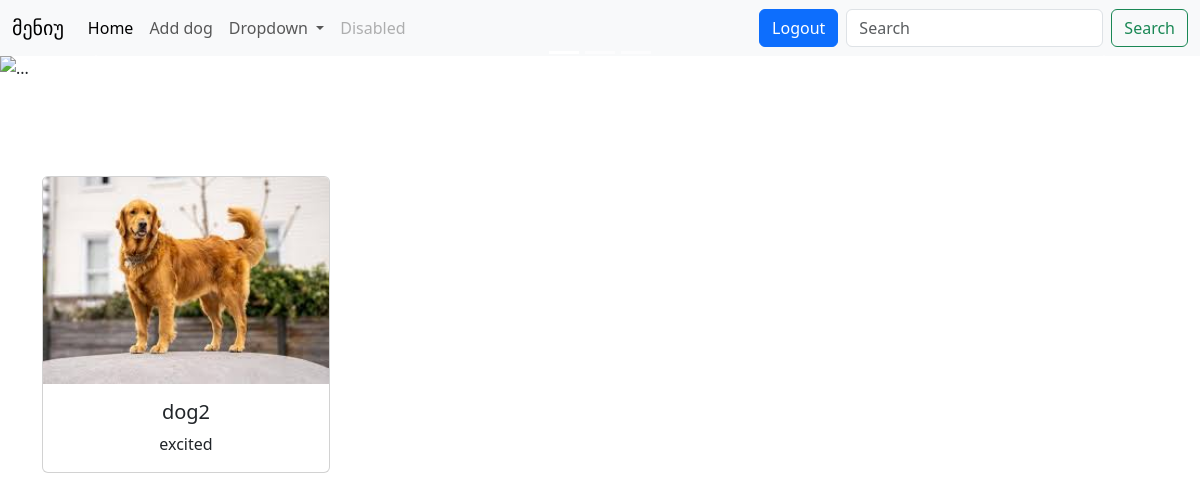
The page /detailed_info/2 (signed in) on the database its author committed.
### models.py (models this page shows)
class Dog(db.Model):
    name = db.Column(db.String(), nullable=False)
    img = db.Column(db.String(), nullable=False)
    description = db.Column(db.String(), nullable=False)
    id = db.Column(db.Integer, primary_key=True)
    def __repr__(self):
        return f"{self.id}: {self.name}"

### routes.py (the view)
@app.route("/detailed_info/<int:dog_id>")
@login_required
def detailed_info(dog_id):
    selected_dog = Dog.query.get(dog_id)
    print(selected_dog)
    return render_template("dog_details.html", dog=selected_dog)

### models.py (called while the page is built)
@login_manager.user_loader
def load_user(user_id):
    return User.query.get(int(user_id))

### templates/dog_details.html
{% extends "base.html" %}
{% block content %}
<div class="row mt-5">
    <div class="col">
        <div class="card mt-5" style="width: 18rem;">
            <img src="../static/{{ dog.img }}"
                 class="card-img-top" alt="...">
            <div class="card-body">
                <h5 class="card-title">{{ dog.name }}</h5>
                <p class="card-text">{{ dog.description }}</p>
            </div>
        </div>
    </div>
</div>
{% endblock %}

### rows shown on the page
Dog: img (picture), name "dog2", description "excited"
